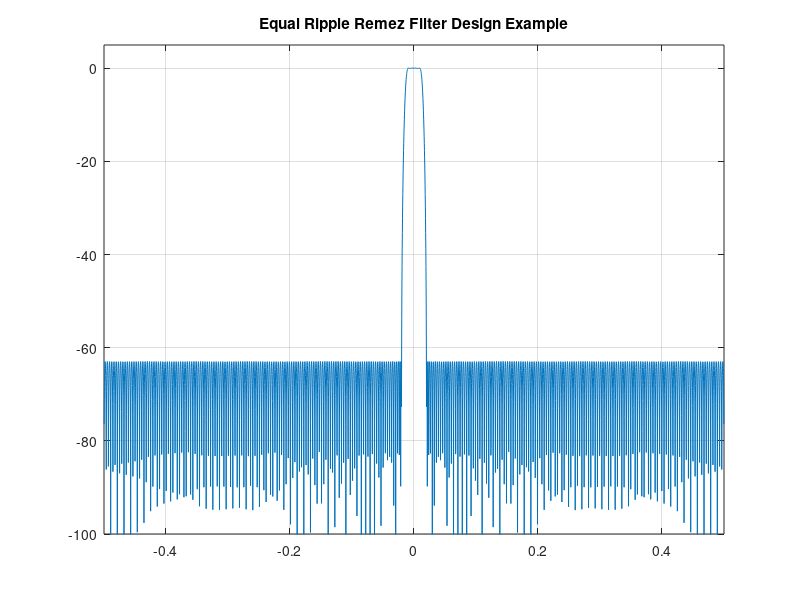

MATLAB code for this plot: (Note: this script raises an error after producing the figure.)
% Remez filter design example
% Design a low pass FIR filter with the following characteristics
% filter length is a multiple of 30
% sample rate 4.5 MHz
% passband edge 50 kHz
% passband ripple 0.1 dB
% stopband edge 100 kHz
% rejection 60 dB
% the weights are adjusted to optimize the inband vs. stopband performance
h1=remez(280-1,[0, 1, 2, 50]/50, [1 1 0 0], [1 10]);

figure(1)
plot((-0.5:1/4096:0.5-1/4096),20*log10(abs(fftshift(fft(h1,4096)))))
axis([-0.5 0.5 -100 5])
title('Equal Ripple Remez Filter Design Example')
grid on
zoom on
% now give the filter a 1/f rolloff in the stopband
% myfrf is a modified version of the remezfrf function to provide the 1/f rolloff
%   in myfrf, removed linse start with "%---"
%   and new lines end with "%+++ ..."
%   to make the changes visible
% the weights are adjusted to optimize the inband vs. stopband performance
h2=remez(280-1,[0, 1, 2, 50]/50, {'myfrf', [1 1 0 0]}, [1 10]);
figure(2)
plot((-0.5:1/4096:0.5-1/4096),20*log10(abs(fftshift(fft(h2,4096)))))
axis([-0.5 0.5 -100 5])
title('1/f Stopband Rolloff Remez Filter Design Example')
grid on
zoom on
